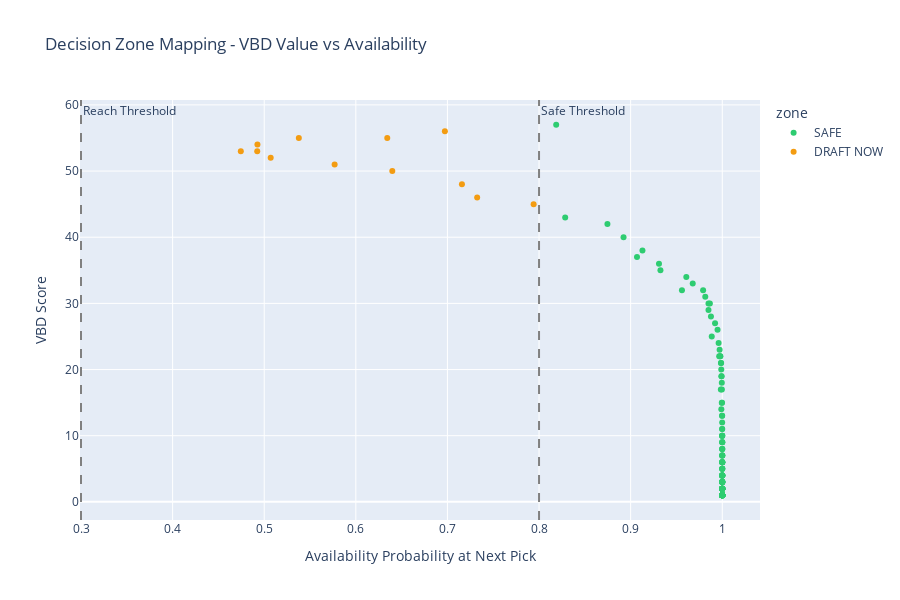

Here is the notebook cell this chart was saved with:
### Markdown cell above
## 6. Decision Zone Mapping

2D scatter plot showing VBD value vs availability probability, with color-coded decision zones.

### Code cell
def plot_decision_zones(df, vbd_col='salary_value', picks_until=7):
    """2D scatter: VBD value vs availability probability"""
    
    # Calculate availability probabilities for all players
    availability_probs = []
    for _, player in df.iterrows():
        prob_gone = probability_gone_before_next_pick(df, player['player_name'], picks_until)
        availability_probs.append(1 - prob_gone)
    
    plot_df = df.copy()
    plot_df['availability_prob'] = availability_probs
    
    # Create decision zones
    plot_df['zone'] = pd.cut(
        plot_df['availability_prob'], 
        bins=[0, 0.3, 0.8, 1.0],
        labels=['REACH', 'DRAFT NOW', 'SAFE']
    )
    
    # Filter to players with meaningful VBD scores
    plot_df = plot_df[plot_df[vbd_col] > 0]
    
    fig = px.scatter(
        plot_df, 
        x='availability_prob', 
        y=vbd_col,
        color='zone', 
        hover_data=['player_name', 'position', 'team'],
        color_discrete_map={
            'REACH': '#e74c3c',
            'DRAFT NOW': '#f39c12', 
            'SAFE': '#2ecc71'
        },
        title='Decision Zone Mapping - VBD Value vs Availability'
    )
    
    # Add zone boundary lines
    fig.add_vline(x=0.3, line_dash="dash", line_color="gray", annotation_text="Reach Threshold")
    fig.add_vline(x=0.8, line_dash="dash", line_color="gray", annotation_text="Safe Threshold")
    
    fig.update_layout(
        xaxis_title='Availability Probability at Next Pick',
        yaxis_title='VBD Score',
        height=600,
        width=900
    )
    
    return fig

# Create decision zones plot
decision_fig = plot_decision_zones(ranking_df, picks_until=7)
decision_fig.show()

print("\n📊 Decision Zone Mapping:")
print("- Green (SAFE): >80% available, can wait")
print("- Yellow (DRAFT NOW): 30-80% available, risky to wait")
print("- Red (REACH): <30% available, must draft now")
print("- High VBD + Low availability = priority targets")

### Figure 1 — Plotly figure (JSON) as saved in the notebook; plotly's stock layout.template omitted (floating-point values rounded to 4 significant figures; data arrays with more than 128 entries replaced by an {"elided": "..."} marker saying what was removed)
{"data": [{"customdata": {"elided": "148x3 str values"}, "hovertemplate": "zone=SAFE<br>availability_prob=%{x}<br>salary_value=%{y}<br>player_name=%{customdata[0]}<br>position=%{customdata[1]}<br>team=%{customdata[2]}<extra></extra>", "legendgroup": "SAFE", "marker": {"color": "#2ecc71", "symbol": "circle"}, "mode": "markers", "name": "SAFE", "orientation": "v", "showlegend": true, "type": "scatter", "x": {"elided": "148 float values"}, "xaxis": "x", "y": {"elided": "148 int values"}, "yaxis": "y"}, {"customdata": [["Bijan Robinson", "RB", "ATL"], ["Justin Jefferson", "WR", "MIN"], ["Saquon Barkley", "RB", "PHI"], ["Jahmyr Gibbs", "RB", "DET"], ["CeeDee Lamb", "WR", "DAL"], ["Christian McCaffrey", "RB", "SF"], ["Puka Nacua", "WR", "LAR"], ["Malik Nabers", "WR", "NYG"], ["Amon-Ra St. Brown", "WR", "DET"], ["Derrick Henry", "RB", "BAL"], ["Ashton Jeanty", "RB", "LV"], ["Nico Collins", "WR", "HOU"]], "hovertemplate": "zone=DRAFT NOW<br>availability_prob=%{x}<br>salary_value=%{y}<br>player_name=%{customdata[0]}<br>position=%{customdata[1]}<br>team=%{customdata[2]}<extra></extra>", "legendgroup": "DRAFT NOW", "marker": {"color": "#f39c12", "symbol": "circle"}, "mode": "markers", "name": "DRAFT NOW", "orientation": "v", "showlegend": true, "type": "scatter", "x": [0.6972, 0.6343, 0.5378, 0.4926, 0.4745, 0.4924, 0.5071, 0.5769, 0.6398, 0.7158, 0.7325, 0.7941], "xaxis": "x", "y": [56, 55, 55, 54, 53, 53, 52, 51, 50, 48, 46, 45], "yaxis": "y"}], "layout": {"annotations": [{"showarrow": false, "text": "Reach Threshold", "x": 0.3, "xanchor": "left", "xref": "x", "y": 1, "yanchor": "top", "yref": "y domain"}, {"showarrow": false, "text": "Safe Threshold", "x": 0.8, "xanchor": "left", "xref": "x", "y": 1, "yanchor": "top", "yref": "y domain"}], "height": 600, "legend": {"title": {"text": "zone"}, "tracegroupgap": 0}, "shapes": [{"line": {"color": "gray", "dash": "dash"}, "type": "line", "x0": 0.3, "x1": 0.3, "xref": "x", "y0": 0, "y1": 1, "yref": "y domain"}, {"line": {"color": "gray", "dash": "dash"}, "type": "line", "x0": 0.8, "x1": 0.8, "xref": "x", "y0": 0, "y1": 1, "yref": "y domain"}], "title": {"text": "Decision Zone Mapping - VBD Value vs Availability"}, "width": 900, "xaxis": {"anchor": "y", "domain": [0, 1], "title": {"text": "Availability Probability at Next Pick"}}, "yaxis": {"anchor": "x", "domain": [0, 1], "title": {"text": "VBD Score"}}}}
